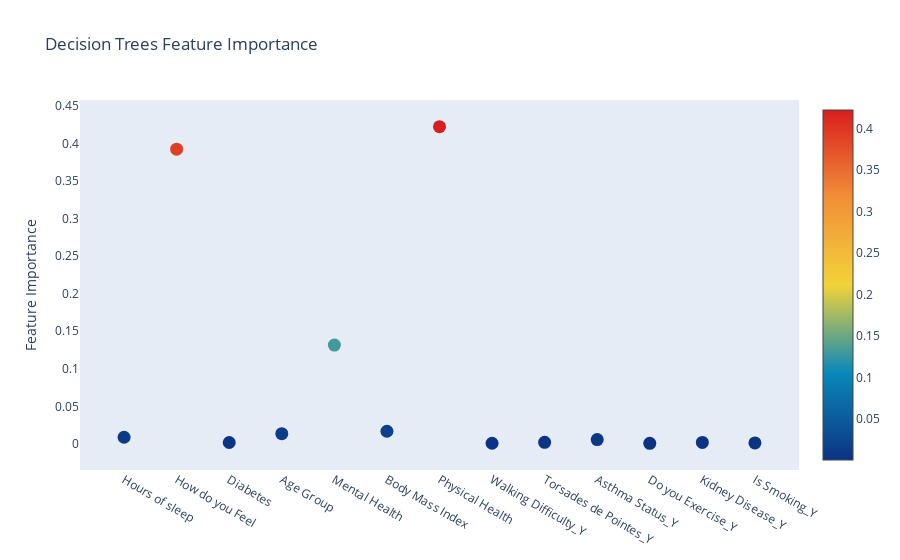

Notebook cell for this chart:
### Markdown cell above
The results after the tuning phase suggest that the decision tree model is now more generalized than before. The training results show an MSE of 0.559 and an MAE of 0.411, with an R-squared of 0.441, which indicates a moderate fit to the training data. In the testing phase, the MSE and MAE are relatively close to the training scores, with values of 0.602 and 0.424, respectively, and the R-squared at 0.398 indicates that the model is able to explain nearly 40% of the variance in the test data.

This indicates that the tuning phase has likely reduced overfitting, as evidenced by the consistent performance from training to testing. The R-squared values, while not high, suggest that the model has room for improvement but is capturing some of the underlying patterns in the data. It's a good sign that the test error has not significantly increased compared to the training error, which means our model is generalizing better to unseen data.

Having an MAE of 0.42 in the context of a target variable that ranges continuously from 0 to 30 is quite promising, as it suggests the model's predictions are, on average, less than half a unit away from the true values. This level of precision, particularly for a continuous variable over such a range, indicates that the model is performing with high accuracy, consistently landing very close to the actual results. In practical terms, an error margin of 0.42 on a scale of 30 is relatively minor, implying that for any given prediction, the model's output is likely to be highly reliable, offering predictions that are very close to the actual observed values, which can be especially valuable in fields where even small deviations can be critical.

The R-squared value of 0.398 tells us that the model accounts for nearly 40% of the variation in the target data, which spans from 0 to 30. While this doesn't capture the majority of the variance, it does provide a substantial amount of information, especially considering the potential complexity and noise inherent in real-world data. It's indicative of the model having a moderate level of predictive power, with a significant portion of the target variable's fluctuations being explained by the features in the model.

### Code cell
import plotly.offline as py
import plotly.graph_objs as go

# Scatter plot 
trace = go.Scatter(
    y = best_tree_reg.feature_importances_,
    x = medcenter_df.columns.values,
    mode = 'markers',
    marker = dict(
        sizemode = 'diameter',
        sizeref = 1,
        size = 13,
        #size= rf.feature_importances_,
        #color = np.random.randn(500), #set color equal to a variable
        color = best_tree_reg.feature_importances_,
        colorscale = 'Portland',
        showscale = True
    ),
    text = medcenter_df.columns.values
)
data = [trace]

layout = go.Layout(
    autosize = True,
    title = 'Decision Trees Feature Importance',
    hovermode = 'closest',
    xaxis = dict(
        ticklen = 5,
        showgrid = False,
        zeroline = False,
        showline = False
    ),
    yaxis = dict(
        title = 'Feature Importance',
        showgrid = False,
        zeroline = False,
        ticklen = 5,
        gridwidth = 2
    ),
    showlegend = False
)
fig = go.Figure(data = data, layout = layout)
py.iplot(fig, filename = 'scatter_rfclf_01')

### Figure 1 — Plotly figure (JSON) as saved in the notebook; plotly's stock layout.template omitted (floating-point values rounded to 4 significant figures)
{"data": [{"marker": {"color": [0.008844, 0.3924, 0.001823, 0.01361, 0.1315, 0.01681, 0.4225, 0.0008126, 0.002012, 0.005794, 0.0006693, 0.001887, 0.001333], "colorscale": [[0, "rgb(12,51,131)"], [0.25, "rgb(10,136,186)"], [0.5, "rgb(242,211,56)"], [0.75, "rgb(242,143,56)"], [1, "rgb(217,30,30)"]], "showscale": true, "size": 13, "sizemode": "diameter", "sizeref": 1}, "mode": "markers", "text": ["Hours of sleep", "How do you Feel", "Diabetes", "Age Group", "Mental Health", "Body Mass Index", "Physical Health", "Walking Difficulty_Y", "Torsades de Pointes_Y", "Asthma Status_Y", "Do you Exercise_Y", "Kidney Disease_Y", "Is Smoking_Y", "History of Stroke_Y"], "type": "scatter", "x": ["Hours of sleep", "How do you Feel", "Diabetes", "Age Group", "Mental Health", "Body Mass Index", "Physical Health", "Walking Difficulty_Y", "Torsades de Pointes_Y", "Asthma Status_Y", "Do you Exercise_Y", "Kidney Disease_Y", "Is Smoking_Y", "History of Stroke_Y"], "y": [0.008844, 0.3924, 0.001823, 0.01361, 0.1315, 0.01681, 0.4225, 0.0008126, 0.002012, 0.005794, 0.0006693, 0.001887, 0.001333]}], "layout": {"autosize": true, "hovermode": "closest", "showlegend": false, "title": {"text": "Decision Trees Feature Importance"}, "xaxis": {"showgrid": false, "showline": false, "ticklen": 5, "zeroline": false}, "yaxis": {"gridwidth": 2, "showgrid": false, "ticklen": 5, "title": {"text": "Feature Importance"}, "zeroline": false}}}
